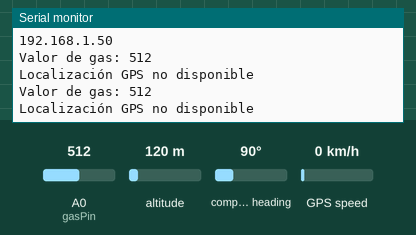
Simulated run of this sketch. Board: ESP8266 (NodeMCU). Parts: the last lines printed to the serial monitor. The test bench sets the inputs (shaded band); at power-on: A0 (gasPin) = 512, altitude 120 m, compass heading 90°, GPS speed 0 km/h. WiFi joins after 1.5 s; servers stay silent unless stated; the GPS gets a fix after 3 s at 37.7749, -122.4194 with 8 satellites.

Above: at 2.7 s.
2.8 s: A0 (gasPin) set to 716
At 4.4 s:
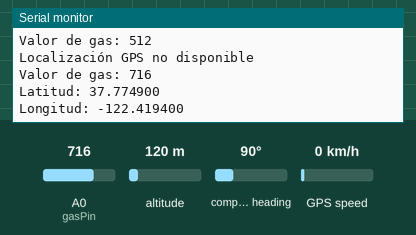
5.0 s: A0 (gasPin) set to 992
At 5.9 s:
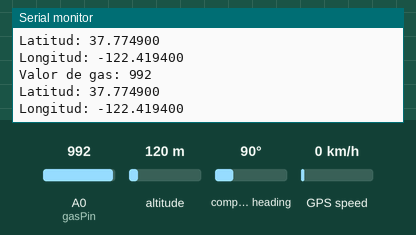
Timing chart, 0 to 8.0 s (numbered marks = the images above; inputs shaded):
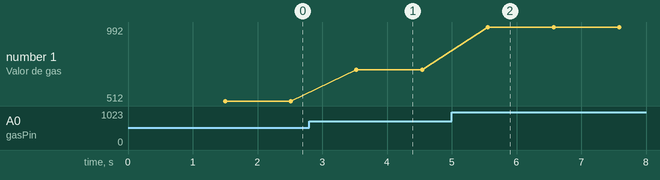

Measured:
- after the input at 2.8 s, the serial monitor: prints a new line after 0.73 s (image 1)
- after the input at 5.0 s, the serial monitor: prints a new line after 0.56 s (image 2)
- plotted number 1: 512 → 716 after the input at 2.8 s, 716 → 992 after the input at 5.0 s

The sketch:

gps_mq2_wifi.ino
```cpp
#include <ESP8266WiFi.h>
#include <TinyGPSPlus.h>
#include <SoftwareSerial.h>

// Definir el pin del sensor MQ-2
const int gasPin = A0;

// Variable para almacenar el valor del sensor MQ-2
int gasValue;

// Definir el nombre y la contraseña de la red WiFi
const char* ssid = "TP-Link_3FE2";
const char* password = "26826615";

// Crear un objeto WiFiServer en el puerto 80
WiFiServer server(80);

// Configuración de GPS
static const int RXPin = D5, TXPin = D6; // Pines para la comunicación con el GPS
static const uint32_t GPSBaud = 9600; // Velocidad de transmisión del GPS
TinyGPSPlus gps;
SoftwareSerial ss(RXPin, TXPin);

void setup() {
  // Inicializar el pin del sensor
  pinMode(gasPin, INPUT);

  // Inicializar la comunicación serial
  Serial.begin(115200);
  ss.begin(GPSBaud);

  // Conectar a la red WiFi
  Serial.println();
  Serial.println();
  Serial.print("Conectando a ");
  Serial.println(ssid);

  WiFi.begin(ssid, password);

  while (WiFi.status() != WL_CONNECTED) {
    delay(500);
    Serial.print(".");
  }

  Serial.println("");
  Serial.println("WiFi conectado");
  Serial.println("Dirección IP: ");
  Serial.println(WiFi.localIP());

  // Iniciar el servidor
  server.begin();
}

void loop() {
  // Leer el valor del sensor MQ-2
  gasValue = analogRead(gasPin);

  // Mostrar el valor del sensor de gas en el monitor serial
  Serial.print("Valor de gas: ");
  Serial.println(gasValue);

  // Procesar datos del GPS
  while (ss.available() > 0) {
    gps.encode(ss.read());
  }

  // Mostrar los datos del GPS en el monitor serial
  if (gps.location.isValid()) {
    Serial.print("Latitud: ");
    Serial.println(gps.location.lat(), 6);
    Serial.print("Longitud: ");
    Serial.println(gps.location.lng(), 6);
  } else {
    Serial.println("Localización GPS no disponible");
  }

  delay(1000);

  // Manejar las solicitudes del cliente
  WiFiClient client = server.available();
  if (!client) {
    return;
  }

  Serial.println("Nuevo cliente");
  while(!client.available()) {
    delay(1);
  }

  String request = client.readStringUntil('\r');
  Serial.println("Solicitud del cliente: " + request);
  client.flush();

  // Preparar la respuesta HTML
  String s = "HTTP/1.1 200 OK\r\nContent-Type: text/html\r\n\r\n";
  s += "<!DOCTYPE HTML>\r\n<html>\r\n";
  s += "<h1>Medición de gas con sensor MQ-2</h1>";
  s += "<p>Valor de gas: ";
  s += gasValue;
  s += "</p>";
  if (gps.location.isValid()) {
    s += "<p>Latitud: ";
    s += gps.location.lat();
    s += "</p>";
    s += "<p>Longitud: ";
    s += gps.location.lng();
    s += "</p>";
  } else {
    s += "<p>Localización GPS no disponible</p>";
  }
  s += "</html>";

  // Enviar la respuesta al cliente
  client.print(s);
  delay(1);
  Serial.println("Respuesta enviada al cliente:");
  Serial.println(s);
  Serial.println("Cliente desconectado");
  Serial.println("");

  // Esperar un breve momento antes de la próxima medición
  delay(1000);
}
```
